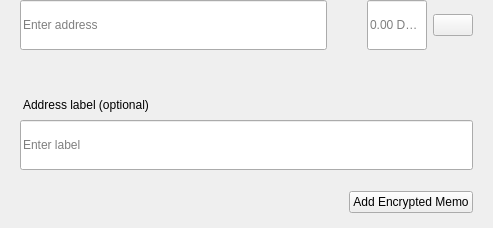
<?xml version="1.0" encoding="UTF-8"?>
<ui version="4.0">
 <class>SendMultiRow</class>
 <widget class="QWidget" name="SendMultiRow">
  <property name="geometry">
   <rect>
    <x>0</x>
    <y>0</y>
    <width>493</width>
    <height>228</height>
   </rect>
  </property>
  <property name="minimumSize">
   <size>
    <width>0</width>
    <height>0</height>
   </size>
  </property>
  <property name="maximumSize">
   <size>
    <width>16777215</width>
    <height>16777215</height>
   </size>
  </property>
  <property name="windowTitle">
   <string>Form</string>
  </property>
  <layout class="QVBoxLayout" name="verticalLayout_3">
   <property name="spacing">
    <number>0</number>
   </property>
   <property name="leftMargin">
    <number>0</number>
   </property>
   <property name="topMargin">
    <number>0</number>
   </property>
   <property name="rightMargin">
    <number>20</number>
   </property>
   <property name="bottomMargin">
    <number>5</number>
   </property>
   <item alignment="Qt::AlignTop">
    <widget class="QWidget" name="widget" native="true">
     <property name="sizePolicy">
      <sizepolicy hsizetype="Expanding" vsizetype="Maximum">
       <horstretch>0</horstretch>
       <verstretch>0</verstretch>
      </sizepolicy>
     </property>
     <property name="minimumSize">
      <size>
       <width>0</width>
       <height>60</height>
      </size>
     </property>
     <property name="maximumSize">
      <size>
       <width>16777215</width>
       <height>85</height>
      </size>
     </property>
     <layout class="QHBoxLayout" name="horizontalLayout" stretch="6,0,2">
      <property name="spacing">
       <number>0</number>
      </property>
      <property name="leftMargin">
       <number>8</number>
      </property>
      <property name="topMargin">
       <number>0</number>
      </property>
      <property name="rightMargin">
       <number>0</number>
      </property>
      <property name="bottomMargin">
       <number>0</number>
      </property>
      <item alignment="Qt::AlignTop">
       <widget class="QStackedWidget" name="stackedAddress">
        <property name="minimumSize">
         <size>
          <width>0</width>
          <height>50</height>
         </size>
        </property>
        <property name="maximumSize">
         <size>
          <width>16777215</width>
          <height>50</height>
         </size>
        </property>
        <widget class="QWidget" name="page_4">
         <property name="sizePolicy">
          <sizepolicy hsizetype="Expanding" vsizetype="Preferred">
           <horstretch>0</horstretch>
           <verstretch>0</verstretch>
          </sizepolicy>
         </property>
         <property name="minimumSize">
          <size>
           <width>0</width>
           <height>50</height>
          </size>
         </property>
         <property name="maximumSize">
          <size>
           <width>16777215</width>
           <height>55</height>
          </size>
         </property>
         <layout class="QVBoxLayout" name="verticalLayout_7">
          <property name="spacing">
           <number>0</number>
          </property>
          <property name="leftMargin">
           <number>12</number>
          </property>
          <property name="topMargin">
           <number>0</number>
          </property>
          <property name="rightMargin">
           <number>0</number>
          </property>
          <property name="bottomMargin">
           <number>0</number>
          </property>
          <item>
           <widget class="QLineEdit" name="lineEditAddress">
            <property name="minimumSize">
             <size>
              <width>0</width>
              <height>50</height>
             </size>
            </property>
            <property name="maximumSize">
             <size>
              <width>16777215</width>
              <height>50</height>
             </size>
            </property>
            <property name="placeholderText">
             <string>Enter address</string>
            </property>
           </widget>
          </item>
         </layout>
        </widget>
        <widget class="QWidget" name="page_3"/>
       </widget>
      </item>
      <item>
       <spacer name="horizontalSpacer_3">
        <property name="orientation">
         <enum>Qt::Horizontal</enum>
        </property>
        <property name="sizeType">
         <enum>QSizePolicy::Fixed</enum>
        </property>
        <property name="sizeHint" stdset="0">
         <size>
          <width>40</width>
          <height>20</height>
         </size>
        </property>
       </spacer>
      </item>
      <item>
       <layout class="QHBoxLayout" name="horizontalLayout_2">
        <property name="spacing">
         <number>6</number>
        </property>
        <item alignment="Qt::AlignTop">
         <widget class="QLineEdit" name="lineEditAmount">
          <property name="sizePolicy">
           <sizepolicy hsizetype="Expanding" vsizetype="Preferred">
            <horstretch>0</horstretch>
            <verstretch>0</verstretch>
           </sizepolicy>
          </property>
          <property name="minimumSize">
           <size>
            <width>0</width>
            <height>50</height>
           </size>
          </property>
          <property name="maximumSize">
           <size>
            <width>16777215</width>
            <height>50</height>
           </size>
          </property>
          <property name="maxLength">
           <number>17</number>
          </property>
          <property name="alignment">
           <set>Qt::AlignLeading|Qt::AlignLeft|Qt::AlignVCenter</set>
          </property>
          <property name="placeholderText">
           <string notr="true">0.00 DOGEC</string>
          </property>
         </widget>
        </item>
        <item>
         <layout class="QVBoxLayout" name="verticalLayout">
          <property name="topMargin">
           <number>14</number>
          </property>
          <property name="bottomMargin">
           <number>0</number>
          </property>
          <item alignment="Qt::AlignTop">
           <widget class="QPushButton" name="btnMenu">
            <property name="minimumSize">
             <size>
              <width>0</width>
              <height>0</height>
             </size>
            </property>
            <property name="maximumSize">
             <size>
              <width>16777215</width>
              <height>16777215</height>
             </size>
            </property>
            <property name="focusPolicy">
             <enum>Qt::NoFocus</enum>
            </property>
            <property name="text">
             <string/>
            </property>
           </widget>
          </item>
         </layout>
        </item>
       </layout>
      </item>
     </layout>
    </widget>
   </item>
   <item>
    <widget class="QWidget" name="layoutLabel" native="true">
     <property name="minimumSize">
      <size>
       <width>0</width>
       <height>0</height>
      </size>
     </property>
     <property name="maximumSize">
      <size>
       <width>16777215</width>
       <height>16777215</height>
      </size>
     </property>
     <layout class="QVBoxLayout" name="verticalLayout_9">
      <property name="spacing">
       <number>6</number>
      </property>
      <property name="leftMargin">
       <number>20</number>
      </property>
      <property name="topMargin">
       <number>0</number>
      </property>
      <property name="rightMargin">
       <number>0</number>
      </property>
      <property name="bottomMargin">
       <number>10</number>
      </property>
      <item>
       <spacer name="verticalSpacer">
        <property name="orientation">
         <enum>Qt::Vertical</enum>
        </property>
        <property name="sizeType">
         <enum>QSizePolicy::Fixed</enum>
        </property>
        <property name="sizeHint" stdset="0">
         <size>
          <width>20</width>
          <height>20</height>
         </size>
        </property>
       </spacer>
      </item>
      <item>
       <widget class="QLabel" name="labelSubtitleDescription">
        <property name="styleSheet">
         <string notr="true">margin-bottom:2px;
margin-left:0.05px;
padding:0px;</string>
        </property>
        <property name="text">
         <string>Address label (optional)</string>
        </property>
       </widget>
      </item>
      <item>
       <widget class="QLineEdit" name="lineEditDescription">
        <property name="minimumSize">
         <size>
          <width>0</width>
          <height>50</height>
         </size>
        </property>
        <property name="maximumSize">
         <size>
          <width>16777215</width>
          <height>50</height>
         </size>
        </property>
        <property name="placeholderText">
         <string>Enter label</string>
        </property>
       </widget>
      </item>
      <item>
       <spacer name="verticalSpacer_2">
        <property name="orientation">
         <enum>Qt::Vertical</enum>
        </property>
        <property name="sizeType">
         <enum>QSizePolicy::Fixed</enum>
        </property>
        <property name="sizeHint" stdset="0">
         <size>
          <width>20</width>
          <height>15</height>
         </size>
        </property>
       </spacer>
      </item>
      <item>
       <widget class="QWidget" name="containerMemo" native="true">
        <layout class="QHBoxLayout" name="horizontalLayout_5">
         <property name="leftMargin">
          <number>0</number>
         </property>
         <property name="topMargin">
          <number>0</number>
         </property>
         <property name="rightMargin">
          <number>0</number>
         </property>
         <property name="bottomMargin">
          <number>0</number>
         </property>
         <item>
          <spacer name="horizontalSpacer">
           <property name="orientation">
            <enum>Qt::Horizontal</enum>
           </property>
           <property name="sizeHint" stdset="0">
            <size>
             <width>40</width>
             <height>20</height>
            </size>
           </property>
          </spacer>
         </item>
         <item>
          <widget class="QPushButton" name="btnAddMemo">
           <property name="text">
            <string notr="true">Add Encrypted Memo</string>
           </property>
          </widget>
         </item>
        </layout>
       </widget>
      </item>
     </layout>
    </widget>
   </item>
  </layout>
 </widget>
 <resources/>
 <connections/>
</ui>
